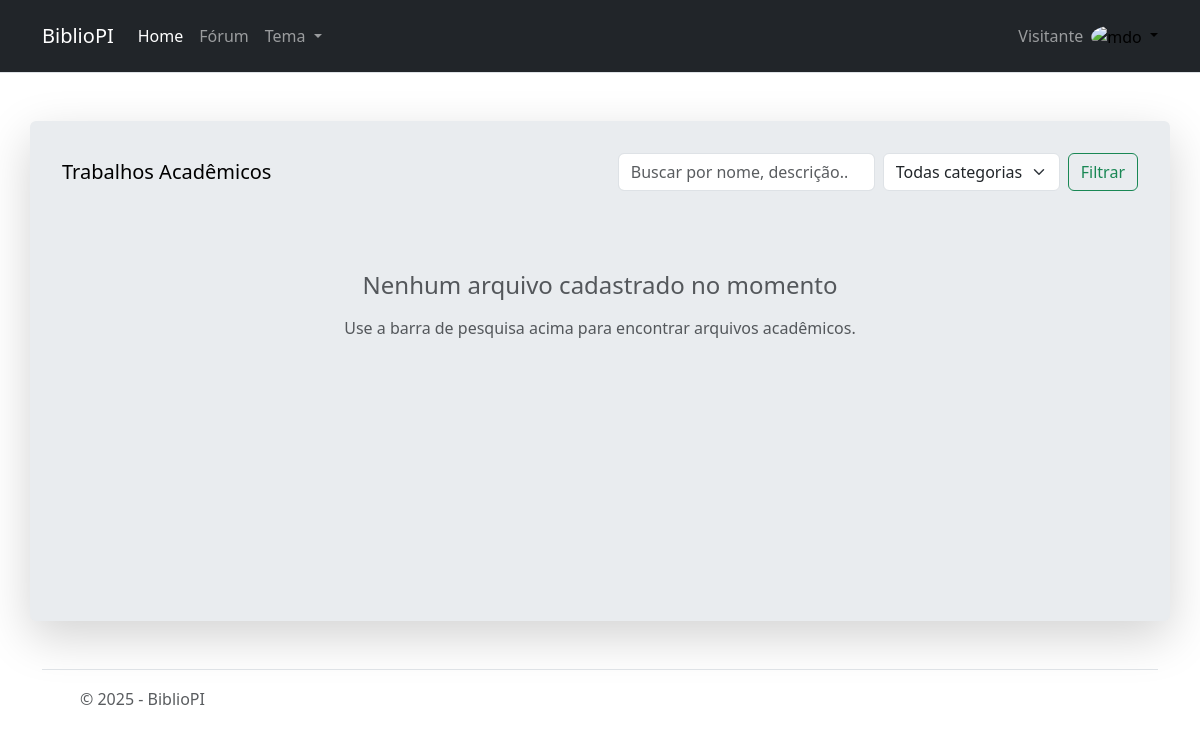
The app's page /, older data.
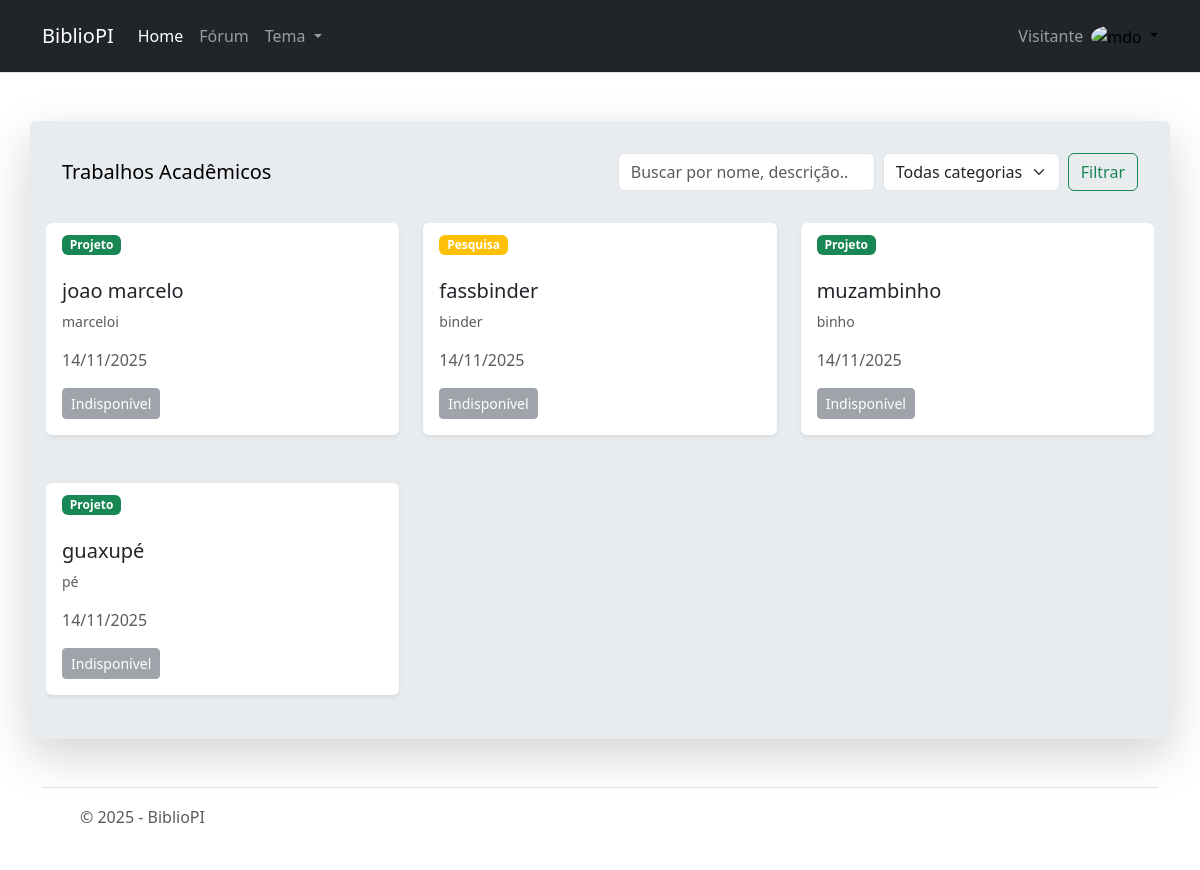
The same page, newer data.
### app/models.py (models this page shows, shortened)
class Arquivo(models.Model):
    CATEGORIAS = (
        ('trabalho', 'Trabalho'),
        ('projeto', 'Projeto'),
        ('pesquisa', 'Pesquisa'),
        ('outro', 'Outro')
    )
    nome = models.CharField(max_length=200, verbose_name="Nome do Arquivo")
    descricao = models.TextField(verbose_name="Descrição", blank=True, null=True)
    arquivo = models.FileField(upload_to='arquivos/', verbose_name="Arquivo", blank=True, null=True)
    categoria = models.CharField(max_length=20, choices=CATEGORIAS, default='trabalho')
    data_upload = models.DateTimeField(auto_now_add=True)
    class Meta:
        verbose_name = "Arquivo"
        verbose_name_plural = "Arquivos"

### app/views.py (the view)
# urls.py: path('', IndexView.as_view(), name='index'),
class IndexView(View):
    def get(self, request, *args, **kwargs):
        query = request.GET.get('q', '')  # Parâmetro de busca
        categoria = request.GET.get('categoria', '')  # Filtro por categoria
        arquivos = Arquivo.objects.all()
        if query:
            arquivos = arquivos.filter(
                Q(nome__icontains=query) |
                Q(descricao__icontains=query) |
                Q(categoria__icontains=query)
            )
        if categoria:
            arquivos = arquivos.filter(categoria=categoria)
        context = {
            'arquivos': arquivos,
            'query': query,
            'categoria_selecionada': categoria,
            'categorias': Arquivo.CATEGORIAS
        }
        return render(request, 'index.html', context)

### app/templates/index.html (shortened to what this page needs)
{% extends "base.html" %}
{% block content %}
<div class="container my-5 shadow-lg p-3 bg-body-secondary rounded" style="min-height: 500px;">
    <nav class="navbar bg-body-primary p-3">
        <a class="navbar-brand h4 mb-0">Trabalhos Acadêmicos</a>
        <form class="d-flex align-items-center gap-2" method="GET" action="{% url 'index' %}">
            <input class="form-control" type="search" name="q" placeholder="Buscar por nome, descrição..." aria-label="Search" value="{{ request.GET.q }}">
            <select class="form-select" name="categoria" style="width: auto;">
                <option value="">Todas categorias</option>
            </select>
            <button class="btn btn-outline-success" type="submit">Filtrar</button>
        </form>
    </nav>
    <div class="overflow-y-auto mt-3" style="max-height: 500px; overflow-x: hidden;" >
        <div class="row">
            {% if arquivos %}
                {% for arquivo in arquivos %}
                <div class="col-lg-4 col-md-6 mb-5">
                    <div class="card h-100 shadow-sm border-0">
                        <div class="card-header bg-transparent border-0">
                            <span class="badge {% if arquivo.categoria == 'trabalho' %}bg-primary{% elif arquivo.categoria == 'projeto' %}bg-success{% elif arquivo.categoria == 'pesquisa' %}bg-warning{% else %}bg-secondary{% endif %}">
                                {{ arquivo.get_categoria_display }}
                            </span>
                        </div>
                        <div class="card-body d-flex flex-column">
                            <h5 class="card-title">{{ arquivo.nome }}</h5>
                            <p class="card-text flex-grow-1 text-muted small">
                                {% if arquivo.descricao %}
                                    {{ arquivo.descricao|truncatewords:20 }}
                                {% else %}
                                    Arquivo acadêmico - {{ arquivo.get_categoria_display }}
                                {% endif %}
                            </p>
                            <div class="mt-auto">
                                <p class="text-muted">
                                    {{ arquivo.data_upload|date:"d/m/Y" }}
                                </p>
                                <div class="mt-2">
                                    {% if arquivo.arquivo %}
                                    <a href="{{ arquivo.arquivo.url }}" class="btn btn-primary btn-sm" download>
                                        Download
                                    </a>
                                    {% else %}
                                    <button class="btn btn-secondary btn-sm" disabled>
                                        Indisponível
                                    </button>
                                    {% endif %}
                                </div>
                            </div>
                        </div>
                    </div>
                </div>
                {% endfor %}
            {% else %}
                <div class="col-12 text-center py-5">
                    <div class="text-muted">
                        <h4>
                            {% if request.GET.q %}
                                Nenhum arquivo encontrado para sua busca
                            {% else %}
                                Nenhum arquivo cadastrado no momento
                            {% endif %}
                        </h4>
                        {% if not request.GET.q %}
                        <p class="mt-3">Use a barra de pesquisa acima para encontrar arquivos acadêmicos.</p>
                        {% endif %}
                    </div>
                </div>
            {% endif %}
        </div>
    </div>
</div>
{% endblock %}

Row changes from the older to the newer data that the page shows:
added Arquivo: categoria "Projeto", nome "joao marcelo", descricao "marceloi", data_upload "14/11/2025", arquivo "Indisponível"
added Arquivo: categoria "Pesquisa", nome "fassbinder", descricao "binder", data_upload "14/11/2025", arquivo "Indisponível"
added Arquivo: categoria "Projeto", nome "muzambinho", descricao "binho", data_upload "14/11/2025", arquivo "Indisponível"
added Arquivo: categoria "Projeto", nome "guaxupé", descricao "pé", data_upload "14/11/2025", arquivo "Indisponível"
Text that changed along with them:
text no longer shown: "Nenhum arquivo cadastrado no momento Use a barra de pesquisa acima para encontrar arquivos acadêmicos."
